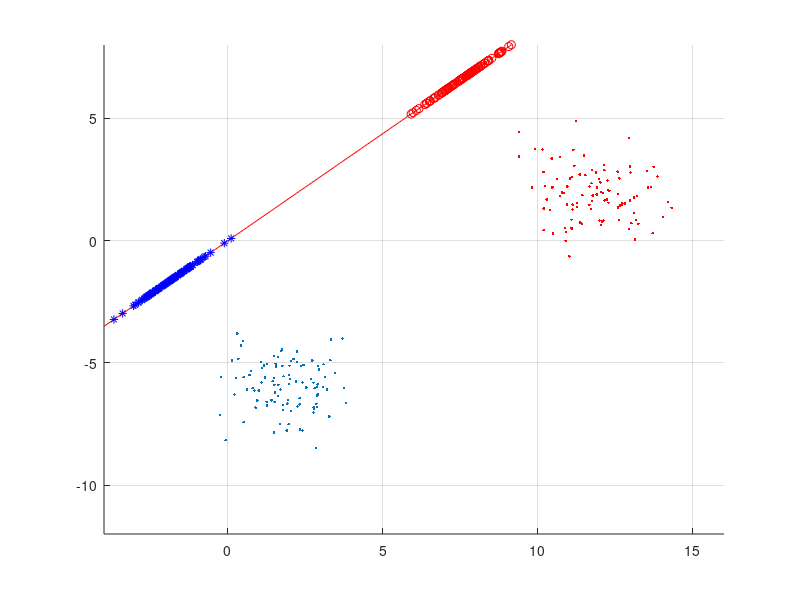
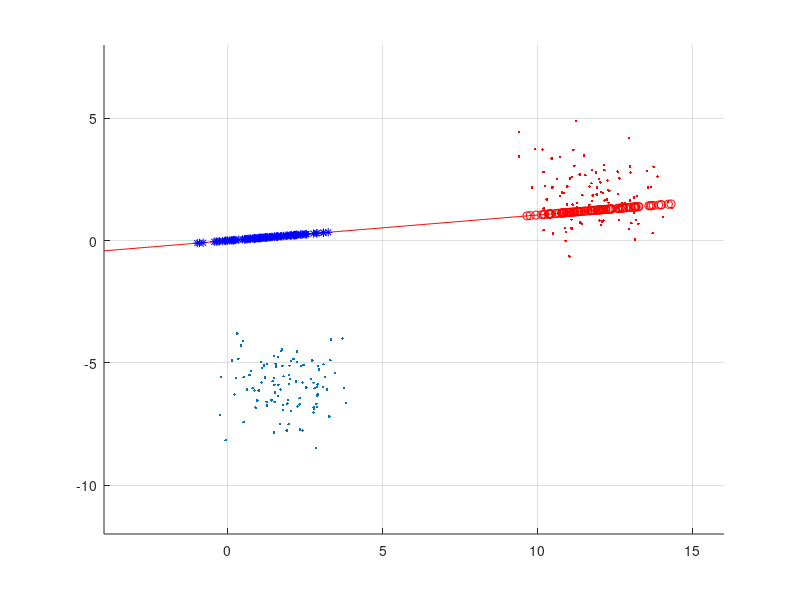
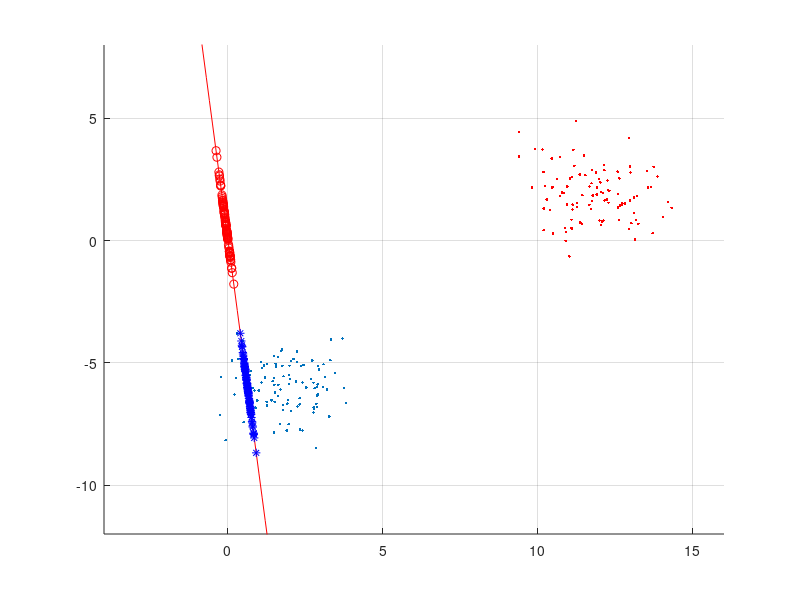

MATLAB code for these plots, in order:
clear all;close all;
L=200;
m=2;
X=ones(m,L);
D= ones(1,L);
for ii = 1:L
    if ii>L/2
        X(1:2,ii)= randn(m,1) + [12;2];
        D(ii) = -1;
    else
        X(1:2,ii)= randn(m,1)+ [2;-6];
        D(ii) = 1;
    end
end

X1=X(1:2,1:L/2);
X2=X(1:2,1+L/2:end);
m1=mean(X1(1:2,:)')';
m2=mean(X2(1:2,:)')';
Sd = (m1-m2)*(m1-m2)';
Ss = 0;
for ii=1:L/2
    x1=X1(:,ii);
    x2=X2(:,ii);
    Ss = Ss +  (x1-m1)*(x1-m1)' + (x2-m2)*(x2-m2)';
end
%%Fisher
w = inv(Ss) * (m1-m2);
[U1, lamda] = eig(inv(Ss)*Sd);
w1 = U1(:,1);
w1(1)/w1(2)-w(1)/w(2)

x1 = -4:0.1:12;
y1 = w(2)/w(1)*x1;
A = [w(1); w(2)];

P1 = A*inv(A'*A)*A'*X1;
P2 = A*inv(A'*A)*A'*X2;
figure, hold on;
plot(x1,y1,'r')
plot(X1(1,:),X1(2,:),'.');
plot(P1(1,:),P1(2,:),'b*');
plot(X2(1,:),X2(2,:),'r.');
plot(P2(1,:),P2(2,:),'ro');
axis([-4 16 -12 8])
grid on;
%% PCA
[U2,lamda2,V2]=svd(X*X');
w2 = U2(:,1);
x1 = -4:0.1:12;
y1 = w2(2)/w2(1)*x1;
A = [w2(1); w2(2)];

P1 = A*inv(A'*A)*A'*X1;
P2 = A*inv(A'*A)*A'*X2;
figure, hold on;
plot(x1,y1,'r')
plot(X1(1,:),X1(2,:),'.');
plot(P1(1,:),P1(2,:),'b*');
plot(X2(1,:),X2(2,:),'r.');
plot(P2(1,:),P2(2,:),'ro');
axis([-4 16 -12 8])
grid on;


w3 = U2(:,2);
x1 = -4:0.1:12;
y1 = w3(2)/w3(1)*x1;
A = [w3(1); w3(2)];

P1 = A*inv(A'*A)*A'*X1;
P2 = A*inv(A'*A)*A'*X2;
figure, hold on;
plot(x1,y1,'r')
plot(X1(1,:),X1(2,:),'.');
plot(P1(1,:),P1(2,:),'b*');
plot(X2(1,:),X2(2,:),'r.');
plot(P2(1,:),P2(2,:),'ro');
axis([-4 16 -12 8])
grid on;